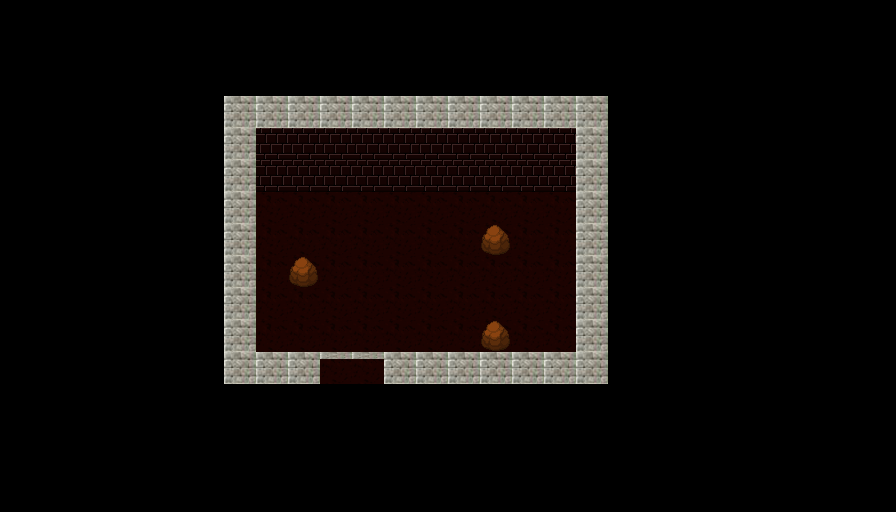

The image is a tile-based game level rendered from a .tmx file. Its description and complete source (layers, tilesets, objects, tile grids) follow:
An orthogonal 28x16 tile map with 32x32 px tiles, 2 tile layers (Capa de Patrones 1, Capa de patrones 2) and 7 objects.

<map version="1.0" orientation="orthogonal" renderorder="left-up" width="28" height="16" tilewidth="32" tileheight="32" nextobjectid="8">
 <tileset firstgid="1" name="1" tilewidth="32" tileheight="32" tilecount="100" columns="10">
  <image source="../Storm_Bullets_Beta/recursos/imagenes/hojasTexturas/1.png" width="320" height="320" />
 </tileset>
 <layer name="Capa de Patrones 1" width="28" height="16">
  <data encoding="csv">
0,0,0,0,0,0,0,0,0,0,0,0,0,0,0,0,0,0,0,0,0,0,0,0,0,0,0,0,
0,0,0,0,0,0,0,0,0,0,0,0,0,0,0,0,0,0,0,0,0,0,0,0,0,0,0,0,
0,0,0,0,0,0,0,0,0,0,0,0,0,0,0,0,0,0,0,0,0,0,0,0,0,0,0,0,
0,0,0,0,0,0,0,2,2,2,2,2,2,2,2,2,2,2,2,0,0,0,0,0,0,0,0,0,
0,0,0,0,0,0,0,2,3,3,3,3,3,3,3,3,3,3,2,0,0,0,0,0,0,0,0,0,
0,0,0,0,0,0,0,2,3,3,3,3,3,3,3,3,3,3,2,0,0,0,0,0,0,0,0,0,
0,0,0,0,0,0,0,2,1,1,1,1,1,1,1,1,1,1,2,0,0,0,0,0,0,0,0,0,
0,0,0,0,0,0,0,2,1,1,1,1,1,1,1,1,1,1,2,0,0,0,0,0,0,0,0,0,
0,0,0,0,0,0,0,2,1,1,1,1,1,1,1,1,1,1,2,0,0,0,0,0,0,0,0,0,
0,0,0,0,0,0,0,2,1,1,1,1,1,1,1,1,1,1,2,0,0,0,0,0,0,0,0,0,
0,0,0,0,0,0,0,2,1,1,1,1,1,1,1,1,1,1,2,0,0,0,0,0,0,0,0,0,
0,0,0,0,0,0,0,2,2,2,1,1,2,2,2,2,2,2,2,0,0,0,0,0,0,0,0,0,
0,0,0,0,0,0,0,0,0,0,0,0,0,0,0,0,0,0,0,0,0,0,0,0,0,0,0,0,
0,0,0,0,0,0,0,0,0,0,0,0,0,0,0,0,0,0,0,0,0,0,0,0,0,0,0,0,
0,0,0,0,0,0,0,0,0,0,0,0,0,0,0,0,0,0,0,0,0,0,0,0,0,0,0,0,
0,0,0,0,0,0,0,0,0,0,0,0,0,0,0,0,0,0,0,0,0,0,0,0,0,0,0,0
</data>
 </layer>
 <layer name="Capa de patrones 2" width="28" height="16">
  <data encoding="csv">
0,0,0,0,0,0,0,0,0,0,0,0,0,0,0,0,0,0,0,0,0,0,0,0,0,0,0,0,
0,0,0,0,0,0,0,0,0,0,0,0,0,0,0,0,0,0,0,0,0,0,0,0,0,0,0,0,
0,0,0,0,0,0,0,0,0,0,0,0,0,0,0,0,0,0,0,0,0,0,0,0,0,0,0,0,
0,0,0,0,0,0,0,0,0,0,0,0,0,0,0,0,0,0,0,0,0,0,0,0,0,0,0,0,
0,0,0,0,0,0,0,0,0,0,0,0,0,0,0,0,0,0,0,0,0,0,0,0,0,0,0,0,
0,0,0,0,0,0,0,0,0,0,0,0,0,0,0,0,0,0,0,0,0,0,0,0,0,0,0,0,
0,0,0,0,0,0,0,0,0,0,0,0,0,0,0,0,0,0,0,0,0,0,0,0,0,0,0,0,
0,0,0,0,0,0,0,0,0,0,0,0,0,0,0,12,0,0,0,0,0,0,0,0,0,0,0,0,
0,0,0,0,0,0,0,0,0,12,0,0,0,0,0,0,0,0,0,0,0,0,0,0,0,0,0,0,
0,0,0,0,0,0,0,0,0,0,0,0,0,0,0,0,0,0,0,0,0,0,0,0,0,0,0,0,
0,0,0,0,0,0,0,0,0,0,0,0,0,0,0,12,0,0,0,0,0,0,0,0,0,0,0,0,
0,0,0,0,0,0,0,0,0,0,9,9,0,0,0,0,0,0,0,0,0,0,0,0,0,0,0,0,
0,0,0,0,0,0,0,0,0,0,0,0,0,0,0,0,0,0,0,0,0,0,0,0,0,0,0,0,
0,0,0,0,0,0,0,0,0,0,0,0,0,0,0,0,0,0,0,0,0,0,0,0,0,0,0,0,
0,0,0,0,0,0,0,0,0,0,0,0,0,0,0,0,0,0,0,0,0,0,0,0,0,0,0,0,
0,0,0,0,0,0,0,0,0,0,0,0,0,0,0,0,0,0,0,0,0,0,0,0,0,0,0,0
</data>
 </layer>
 <objectgroup color="#ff0000" name="Capa de Objetos 1">
  <object id="1" x="225" y="96" width="382" height="96" />
  <object id="2" x="224.5" y="192" width="30.5" height="191" />
  <object id="3" x="254.5" y="352" width="353" height="31.5" />
  <object id="4" x="574.5" y="192.5" width="34" height="160" />
  <object id="5" x="480.5" y="223" width="29.5" height="31" />
  <object id="6" x="480" y="320" width="30" height="30" />
  <object id="7" x="287.5" y="255" width="31.5" height="33.5" />
 </objectgroup>
</map>
